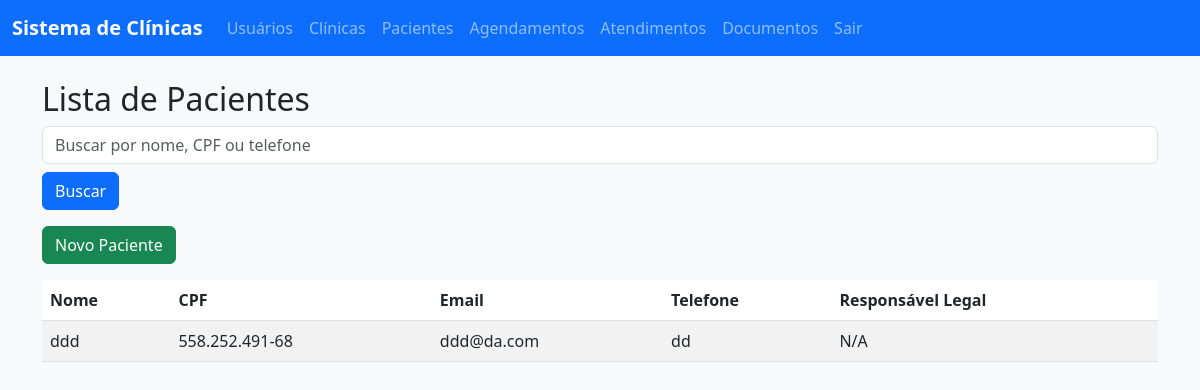
Page /pacientes/ (signed in) on the committed database.
### clinica/models.py (models this page shows, shortened)
class Paciente(models.Model):
    nome = models.CharField(max_length=100)       # Nome do paciente
    cpf = models.CharField(
        max_length=14,
        unique=True,
        validators=[RegexValidator(r'^\d{3}\.\d{3}\.\d{3}-\d{2}$', 'CPF deve estar no formato XXX.XXX.XXX-XX')]
    )
    data_nascimento = models.DateField()          # Data de nascimento
    email = models.EmailField(unique=True, blank=True, null=True) # Email (opcional)
    telefone = models.CharField(max_length=15, blank=True) # Telefone (opcional)
    endereco = models.TextField(blank=True)       # Endereço (opcional)
    responsavel_legal = models.CharField(max_length=100, blank=True) # Responsável legal (para menores)

### clinica/views.py (the view)
# urls.py: path('pacientes/', views.paciente_list, name='paciente_list'),
@login_required
def paciente_list(request):
    pacientes = Paciente.objects.all()                 # Obtém todos os pacientes
    if request.GET.get('search'):                      # Verifica se há busca
        search = request.GET.get('search')
        pacientes = pacientes.filter(models.Q(nome__icontains=search) | models.Q(cpf__icontains=search) | models.Q(telefone__icontains=search))
    return render(request, 'paciente_list.html', {'pacientes': pacientes}) # Renderiza

### clinica/templates/paciente_list.html
{% extends 'base.html' %}
{% block content %}
    <h2>Lista de Pacientes</h2>
    <form method="get" class="mb-3">
        <input type="text" name="search" class="form-control" placeholder="Buscar por nome, CPF ou telefone">
        <button type="submit" class="btn btn-primary mt-2">Buscar</button>
    </form>
    <a href="{% url 'clinica:paciente_create' %}" class="btn btn-success mb-3">Novo Paciente</a>
    <table class="table table-striped">
        <thead>
            <tr>
                <th>Nome</th>
                <th>CPF</th>
                <th>Email</th>
                <th>Telefone</th>
                <th>Responsável Legal</th>
            </tr>
        </thead>
        <tbody>
            {% for paciente in pacientes %}
                <tr>
                    <td>{{ paciente.nome }}</td>
                    <td>{{ paciente.cpf }}</td>
                    <td>{{ paciente.email|default:"N/A" }}</td>
                    <td>{{ paciente.telefone }}</td>
                    <td>{{ paciente.responsavel_legal|default:"N/A" }}</td>
                </tr>
            {% empty %}
                <tr>
                    <td colspan="5">Nenhum paciente cadastrado.</td>
                </tr>
            {% endfor %}
        </tbody>
    </table>
{% endblock %}

### static/css/styles.css (style rules this page uses)
body { background-color: #f8f9fa; }
.table { background-color: white; }

### rows in the picture
Paciente: nome "ddd", cpf "558.252.491-68", email "ddd@da.com", telefone "dd", responsavel_legal "N/A"
